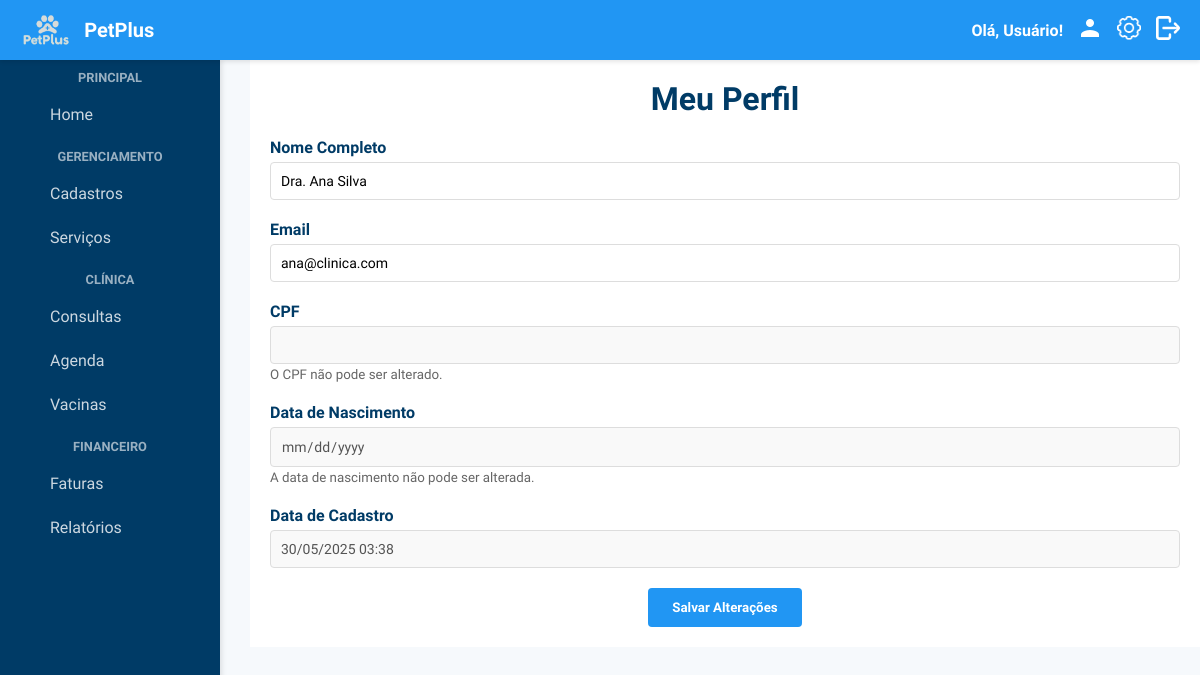
The app's page /perfil/meu-perfil.php with its own data.
### tables this page shows
CREATE TABLE IF NOT EXISTS Usuarios (
    id_usuario INT AUTO_INCREMENT PRIMARY KEY,
    nome VARCHAR(100) NOT NULL,
    email VARCHAR(100) NOT NULL UNIQUE,
    senha VARCHAR(255) NOT NULL,
    cpf VARCHAR(14) UNIQUE,
    data_nasc DATE,
    data_criacao TIMESTAMP DEFAULT CURRENT_TIMESTAMP,
    ultimo_acesso TIMESTAMP NULL,
    tipo_usuario enum('administrador','veterinario','tutor') NOT NULL DEFAULT 'administrador'
);

### perfil/meu-perfil.php (the view, shortened to what this page needs)
<?php
include_once('../includes/header.php');
$conn = conecta_db();
$id_usuario = isset($_SESSION['id_usuario']) ? $_SESSION['id_usuario'] : $_SESSION['usuario_id'];
$usuario = null;
$query = "SELECT * FROM Usuarios WHERE id_usuario = ?";
$stmt = $conn->prepare($query);
$stmt->bind_param("i", $id_usuario);
$stmt->execute();
$result = $stmt->get_result();
if ($result && $result->num_rows > 0) {
    $usuario = $result->fetch_assoc();
}
?>
<!DOCTYPE html>
<html lang="pt-br">
<head>
    <link rel="stylesheet" href="../includes/global.css">
</head>
<body>
    <?php include_once('../includes/sidebar.php'); ?>
    <div class="container">
        <h1>Meu Perfil</h1>
    <?php if ($usuario): ?>
        <form method="POST" action="">
            <div style="margin-bottom: 20px;">
                <label for="nome" style="display: block; margin-bottom: 5px; font-weight: bold;">Nome Completo</label>
                <input type="text" id="nome" name="nome" value="<?php echo htmlspecialchars($usuario['nome']); ?>" required style="width: 100%; padding: 10px; border: 1px solid #ddd; border-radius: 4px;">
            </div>
            <div style="margin-bottom: 20px;">
                <label for="email" style="display: block; margin-bottom: 5px; font-weight: bold;">Email</label>
                <input type="email" id="email" name="email" value="<?php echo htmlspecialchars($usuario['email']); ?>" required style="width: 100%; padding: 10px; border: 1px solid #ddd; border-radius: 4px;">
            </div>
            <div style="margin-bottom: 20px;">
                <label for="cpf" style="display: block; margin-bottom: 5px; font-weight: bold;">CPF</label>
                <input type="text" id="cpf" value="<?php echo htmlspecialchars($usuario['cpf']); ?>" disabled style="width: 100%; padding: 10px; border: 1px solid #ddd; border-radius: 4px; background-color: #f9f9f9;">
                <small style="color: #666;">O CPF não pode ser alterado.</small>
            </div>
            <div style="margin-bottom: 20px;">
                <label for="data_nasc" style="display: block; margin-bottom: 5px; font-weight: bold;">Data de Nascimento</label>
                <input type="date" id="data_nasc" value="<?php echo htmlspecialchars($usuario['data_nasc']); ?>" disabled style="width: 100%; padding: 10px; border: 1px solid #ddd; border-radius: 4px; background-color: #f9f9f9;">
                <small style="color: #666;">A data de nascimento não pode ser alterada.</small>
            </div>
            <div style="margin-bottom: 20px;">
                <label for="data_criacao" style="display: block; margin-bottom: 5px; font-weight: bold;">Data de Cadastro</label>
                <input type="text" id="data_criacao" value="<?php echo date('d/m/Y H:i', strtotime($usuario['data_criacao'])); ?>" disabled style="width: 100%; padding: 10px; border: 1px solid #ddd; border-radius: 4px; background-color: #f9f9f9;">
            </div>
            <div style="text-align: center;">
                <button type="submit" style="background-color: #2196f3; color: white; border: none; padding: 12px 24px; border-radius: 4px; cursor: pointer; font-weight: bold;">Salvar Alterações</button>
            </div>
        </form>
    <?php else: ?>
        <p style="text-align: center; color: #721c24;">Não foi possível carregar os dados do usuário.</p>
    <?php endif; ?>
</div>
</body>
</html>

### includes/temas.css (style rules this page uses)
.tema-claro { --cor-fundo: #f6f9fc; --cor-texto: #333; --cor-primaria: #2196f3; --cor-secundaria: #0b3556; --cor-borda: #ddd; --cor-fundo-card: #fff; --cor-fundo-header: #2196f3; --cor-texto-header: #fff; }
body { background-color: var(--cor-fundo); color: var(--cor-texto); }
.container, .conteudo { background-color: var(--cor-fundo-card) !important; border-color: var(--cor-borda) !important; }
button, .btn-primary, .botao { background-color: var(--cor-primaria) !important; color: #fff !important; }

### includes/global.css (style rules this page uses)
* { margin: 0; padding: 0; box-sizing: border-box; font-family: "Quicksand", sans-serif; }
body { background-color: #f6f9fc; padding-top: 60px; }
.container { margin-left: 220px; padding: 20px; transition: margin-left 0.3s; }
h1, h2, h3 { color: #003b66; text-align: center; margin-bottom: 20px; }
label { display: block; margin-bottom: 6px; font-weight: bold; color: #003b66; }
input, select, textarea { width: 100%; padding: 10px; border-radius: 6px; border: 1px solid #ccc; font-size: 14px; box-sizing: border-box; }

### perfil/meu-perfil.php (style rules this page uses)
.container { margin-left: 250px; padding: 20px; }

### records on screen
usuarios: nome "Dra. Ana Silva", email "ana@clinica.com", data_criacao "30/05/2025 03:38"

### other values on screen
$nomeUsuario "Usuário"
